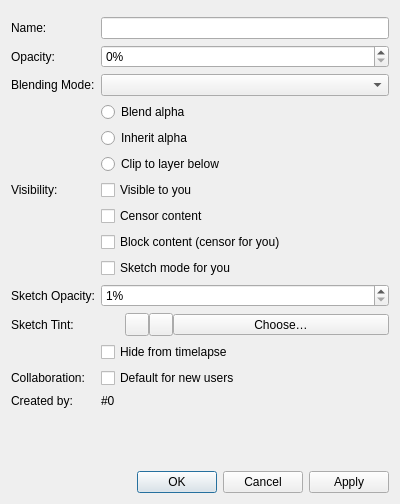
<?xml version="1.0" encoding="UTF-8"?>
<ui version="4.0">
 <class>LayerProperties</class>
 <widget class="QWidget" name="LayerProperties">
  <property name="windowModality">
   <enum>Qt::WindowModal</enum>
  </property>
  <property name="geometry">
   <rect>
    <x>0</x>
    <y>0</y>
    <width>400</width>
    <height>504</height>
   </rect>
  </property>
  <property name="windowTitle">
   <string>Layer Properties</string>
  </property>
  <layout class="QFormLayout">
   <item row="1" column="0">
    <widget class="QLabel" name="titleLabel">
     <property name="text">
      <string>Name:</string>
     </property>
    </widget>
   </item>
   <item row="1" column="1">
    <widget class="QLineEdit" name="title"/>
   </item>
   <item row="3" column="0">
    <widget class="QLabel" name="opacityLabel">
     <property name="text">
      <string>Opacity:</string>
     </property>
    </widget>
   </item>
   <item row="3" column="1">
    <widget class="KisSliderSpinBox" name="opacitySlider">
     <property name="suffix">
      <string>%</string>
     </property>
     <property name="maximum">
      <number>100</number>
     </property>
    </widget>
   </item>
   <item row="5" column="0">
    <widget class="QLabel" name="blendModeLabel">
     <property name="text">
      <string>Blending Mode:</string>
     </property>
    </widget>
   </item>
   <item row="5" column="1">
    <widget class="QComboBox" name="blendMode"/>
   </item>
   <item row="10" column="0">
    <widget class="QLabel" name="visibilityLabel">
     <property name="text">
      <string>Visibility:</string>
     </property>
    </widget>
   </item>
   <item row="10" column="1">
    <widget class="QCheckBox" name="visible">
     <property name="text">
      <string>Visible to you</string>
     </property>
    </widget>
   </item>
   <item row="11" column="1">
    <widget class="QCheckBox" name="censored">
     <property name="text">
      <string>Censor content</string>
     </property>
    </widget>
   </item>
   <item row="13" column="1">
    <widget class="QCheckBox" name="sketchMode">
     <property name="text">
      <string>Sketch mode for you</string>
     </property>
    </widget>
   </item>
   <item row="14" column="0">
    <widget class="QLabel" name="sketchOpacityLabel">
     <property name="text">
      <string>Sketch Opacity:</string>
     </property>
    </widget>
   </item>
   <item row="14" column="1">
    <widget class="KisSliderSpinBox" name="sketchOpacitySlider">
     <property name="suffix">
      <string>%</string>
     </property>
     <property name="minimum">
      <number>1</number>
     </property>
     <property name="maximum">
      <number>100</number>
     </property>
    </widget>
   </item>
   <item row="15" column="0">
    <widget class="QLabel" name="sketchTintLabel">
     <property name="text">
      <string>Sketch Tint:</string>
     </property>
    </widget>
   </item>
   <item row="17" column="0">
    <widget class="QLabel" name="collaborationLabel">
     <property name="text">
      <string>Collaboration:</string>
     </property>
    </widget>
   </item>
   <item row="17" column="1">
    <widget class="QCheckBox" name="defaultLayer">
     <property name="text">
      <string>Default for new users</string>
     </property>
    </widget>
   </item>
   <item row="19" column="0">
    <widget class="QLabel" name="createdByLabel">
     <property name="text">
      <string>Created by:</string>
     </property>
    </widget>
   </item>
   <item row="19" column="1">
    <widget class="QLabel" name="createdBy">
     <property name="text">
      <string notr="true">#0</string>
     </property>
     <property name="textFormat">
      <enum>Qt::PlainText</enum>
     </property>
    </widget>
   </item>
   <item row="21" column="0">
    <spacer name="buttonsSpacer">
     <property name="orientation">
      <enum>Qt::Vertical</enum>
     </property>
     <property name="sizeHint" stdset="0">
      <size>
       <width>20</width>
       <height>5</height>
      </size>
     </property>
    </spacer>
   </item>
   <item row="22" column="0" colspan="2">
    <widget class="QDialogButtonBox" name="buttonBox">
     <property name="standardButtons">
      <set>QDialogButtonBox::Apply|QDialogButtonBox::Cancel|QDialogButtonBox::Ok</set>
     </property>
    </widget>
   </item>
   <item row="15" column="1">
    <widget class="QWidget" name="sketchTintWidget" native="true">
     <layout class="QHBoxLayout" name="horizontalLayout">
      <property name="spacing">
       <number>0</number>
      </property>
      <property name="leftMargin">
       <number>0</number>
      </property>
      <property name="topMargin">
       <number>0</number>
      </property>
      <property name="rightMargin">
       <number>0</number>
      </property>
      <property name="bottomMargin">
       <number>0</number>
      </property>
      <item>
       <widget class="color_widgets::ColorPreview" name="sketchTintPreview" native="true">
        <property name="sizePolicy">
         <sizepolicy hsizetype="Fixed" vsizetype="Fixed">
          <horstretch>0</horstretch>
          <verstretch>0</verstretch>
         </sizepolicy>
        </property>
       </widget>
      </item>
      <item>
       <spacer name="sketchTintSpacer">
        <property name="orientation">
         <enum>Qt::Horizontal</enum>
        </property>
        <property name="sizeType">
         <enum>QSizePolicy::Fixed</enum>
        </property>
        <property name="sizeHint" stdset="0">
         <size>
          <width>24</width>
          <height>0</height>
         </size>
        </property>
       </spacer>
      </item>
      <item>
       <widget class="widgets::GroupedToolButton" name="sketchTintNoneButton">
        <property name="toolTip">
         <string>No tint</string>
        </property>
       </widget>
      </item>
      <item>
       <widget class="widgets::GroupedToolButton" name="sketchTintBlueButton">
        <property name="toolTip">
         <string>Blue tint</string>
        </property>
       </widget>
      </item>
      <item>
       <widget class="widgets::GroupedToolButton" name="sketchTintChangeButton">
        <property name="sizePolicy">
         <sizepolicy hsizetype="Expanding" vsizetype="Fixed">
          <horstretch>0</horstretch>
          <verstretch>0</verstretch>
         </sizepolicy>
        </property>
        <property name="text">
         <string>Choose…</string>
        </property>
        <property name="toolButtonStyle">
         <enum>Qt::ToolButtonTextOnly</enum>
        </property>
       </widget>
      </item>
     </layout>
    </widget>
   </item>
   <item row="7" column="1">
    <widget class="QRadioButton" name="alphaPreserve">
     <property name="text">
      <string>Inherit alpha</string>
     </property>
     <property name="icon">
      <iconset theme="drawpile_alpha_off">
       <normaloff>theme:drawpile_alpha_off.svg</normaloff>theme:drawpile_alpha_off.svg</iconset>
     </property>
     <attribute name="buttonGroup">
      <string notr="true">alphaGroup</string>
     </attribute>
    </widget>
   </item>
   <item row="8" column="1">
    <widget class="QRadioButton" name="clip">
     <property name="text">
      <string>Clip to layer below</string>
     </property>
     <property name="icon">
      <iconset theme="drawpile_selection_intersect">
       <normaloff>theme:drawpile_selection_intersect.svg</normaloff>theme:drawpile_selection_intersect.svg</iconset>
     </property>
     <attribute name="buttonGroup">
      <string notr="true">alphaGroup</string>
     </attribute>
    </widget>
   </item>
   <item row="6" column="1">
    <widget class="QRadioButton" name="alphaBlend">
     <property name="text">
      <string>Blend alpha</string>
     </property>
     <property name="icon">
      <iconset theme="drawpile_alpha_on">
       <normaloff>theme:drawpile_alpha_on.svg</normaloff>theme:drawpile_alpha_on.svg</iconset>
     </property>
     <attribute name="buttonGroup">
      <string notr="true">alphaGroup</string>
     </attribute>
    </widget>
   </item>
   <item row="0" column="0" colspan="2">
    <layout class="QHBoxLayout" name="colorLayout">
     <property name="spacing">
      <number>0</number>
     </property>
    </layout>
   </item>
   <item row="12" column="1">
    <widget class="QCheckBox" name="censoredLocal">
     <property name="text">
      <string>Block content (censor for you)</string>
     </property>
    </widget>
   </item>
   <item row="16" column="1">
    <widget class="QCheckBox" name="timelapseHidden">
     <property name="toolTip">
      <string>Leave this layer out of timelapse exports. Only affects you.</string>
     </property>
     <property name="text">
      <string>Hide from timelapse</string>
     </property>
    </widget>
   </item>
  </layout>
 </widget>
 <customwidgets>
  <customwidget>
   <class>KisSliderSpinBox</class>
   <extends>QSpinBox</extends>
   <header>desktop/widgets/kis_slider_spin_box.h</header>
  </customwidget>
  <customwidget>
   <class>color_widgets::ColorPreview</class>
   <extends>QWidget</extends>
   <header location="global">QtColorWidgets/ColorPreview</header>
   <container>1</container>
  </customwidget>
  <customwidget>
   <class>widgets::GroupedToolButton</class>
   <extends>QToolButton</extends>
   <header>desktop/widgets/groupedtoolbutton.h</header>
  </customwidget>
 </customwidgets>
 <tabstops>
  <tabstop>title</tabstop>
  <tabstop>opacitySlider</tabstop>
  <tabstop>blendMode</tabstop>
  <tabstop>visible</tabstop>
  <tabstop>censored</tabstop>
  <tabstop>defaultLayer</tabstop>
 </tabstops>
 <resources/>
 <connections/>
 <buttongroups>
  <buttongroup name="alphaGroup"/>
 </buttongroups>
</ui>
